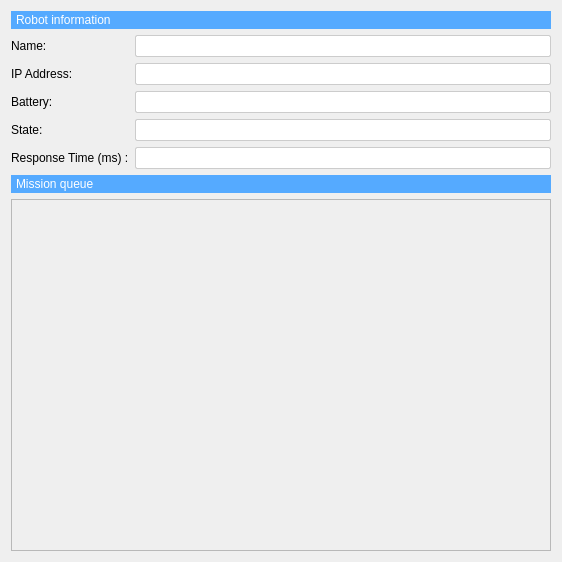
<?xml version="1.0" encoding="UTF-8"?>
<ui version="4.0">
 <class>MirDashboardWidget</class>
 <widget class="QWidget" name="MirDashboardWidget">
  <property name="geometry">
   <rect>
    <x>0</x>
    <y>0</y>
    <width>562</width>
    <height>562</height>
   </rect>
  </property>
  <property name="windowTitle">
   <string>Form</string>
  </property>
  <layout class="QVBoxLayout" name="verticalLayout_2">
   <item>
    <layout class="QVBoxLayout" name="verticalLayout_main">
     <item>
      <widget class="QLabel" name="label_robotInformation">
       <property name="styleSheet">
        <string notr="true">background-color: rgb(85, 170, 255);
color: rgb(255, 255, 255);
padding: 2px;</string>
       </property>
       <property name="text">
        <string>Robot information</string>
       </property>
      </widget>
     </item>
     <item>
      <layout class="QFormLayout" name="formLayout">
       <item row="0" column="0">
        <widget class="QLabel" name="label_name">
         <property name="text">
          <string>Name:</string>
         </property>
        </widget>
       </item>
       <item row="1" column="0">
        <widget class="QLabel" name="label_ip">
         <property name="text">
          <string>IP Address:</string>
         </property>
        </widget>
       </item>
       <item row="2" column="0">
        <widget class="QLabel" name="label_battery">
         <property name="text">
          <string>Battery:</string>
         </property>
        </widget>
       </item>
       <item row="3" column="0">
        <widget class="QLabel" name="label_state">
         <property name="text">
          <string>State:</string>
         </property>
        </widget>
       </item>
       <item row="1" column="1">
        <widget class="QLineEdit" name="lineEdit_ip">
         <property name="enabled">
          <bool>false</bool>
         </property>
         <property name="styleSheet">
          <string notr="true"> background-color: #ffffff;
color: #333; 
padding: 2px;
border: 1px solid #ccc;
border-radius: 2px;
selection-color: black;
selection-background-color: #ccc;</string>
         </property>
         <property name="readOnly">
          <bool>false</bool>
         </property>
        </widget>
       </item>
       <item row="2" column="1">
        <widget class="QLineEdit" name="lineEdit_battery">
         <property name="enabled">
          <bool>false</bool>
         </property>
         <property name="styleSheet">
          <string notr="true"> background-color: #ffffff;
color: #333; 
padding: 2px;
border: 1px solid #ccc;
border-radius: 2px;
selection-color: black;
selection-background-color: #ccc;</string>
         </property>
         <property name="readOnly">
          <bool>false</bool>
         </property>
        </widget>
       </item>
       <item row="3" column="1">
        <widget class="QLineEdit" name="lineEdit_state">
         <property name="enabled">
          <bool>false</bool>
         </property>
         <property name="styleSheet">
          <string notr="true"> background-color: #ffffff;
color: #333; 
padding: 2px;
border: 1px solid #ccc;
border-radius: 2px;
selection-color: black;
selection-background-color: #ccc;</string>
         </property>
         <property name="readOnly">
          <bool>false</bool>
         </property>
        </widget>
       </item>
       <item row="0" column="1">
        <widget class="QLineEdit" name="lineEdit_name">
         <property name="enabled">
          <bool>false</bool>
         </property>
         <property name="styleSheet">
          <string notr="true"> background-color: #ffffff;
color: #333; 
padding: 2px;
border: 1px solid #ccc;
border-radius: 2px;
selection-color: black;
selection-background-color: #ccc;</string>
         </property>
         <property name="readOnly">
          <bool>false</bool>
         </property>
        </widget>
       </item>
       <item row="4" column="0">
        <widget class="QLabel" name="label">
         <property name="text">
          <string>Response Time (ms) :</string>
         </property>
        </widget>
       </item>
       <item row="4" column="1">
        <widget class="QLineEdit" name="lineEdit">
         <property name="enabled">
          <bool>false</bool>
         </property>
         <property name="styleSheet">
          <string notr="true"> background-color: #ffffff;
color: #333; 
padding: 2px;
border: 1px solid #ccc;
border-radius: 2px;
selection-color: black;
selection-background-color: #ccc;</string>
         </property>
        </widget>
       </item>
      </layout>
     </item>
     <item>
      <widget class="QLabel" name="label_missionQueue">
       <property name="styleSheet">
        <string notr="true">background-color: rgb(85, 170, 255);
color: rgb(255, 255, 255);
padding: 2px;</string>
       </property>
       <property name="text">
        <string>Mission queue</string>
       </property>
      </widget>
     </item>
     <item>
      <widget class="QScrollArea" name="scrollArea_mission_queue">
       <property name="sizeAdjustPolicy">
        <enum>QAbstractScrollArea::AdjustIgnored</enum>
       </property>
       <property name="widgetResizable">
        <bool>true</bool>
       </property>
       <widget class="QWidget" name="scrollArea_mission_queue_widget">
        <property name="geometry">
         <rect>
          <x>0</x>
          <y>0</y>
          <width>540</width>
          <height>352</height>
         </rect>
        </property>
        <layout class="QVBoxLayout" name="verticalLayout_3">
         <item>
          <layout class="QVBoxLayout" name="scrollArea_mission_queue_layout"/>
         </item>
        </layout>
       </widget>
      </widget>
     </item>
    </layout>
   </item>
  </layout>
 </widget>
 <resources/>
 <connections/>
</ui>
